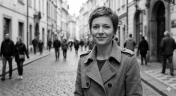
#> input picture figures/test2.png, 176 x 96 px
$ python Opt1.py
#> lines starting #> are read from the running program, lines starting #| are printed output that depends on the picture; after the words box and inside, x2 and y2 are one past the last pixel; in counts of white or black regions, pixels touching at a corner belong together
import numpy as np
import math
import matplotlib.image as mpimg
import matplotlib.pyplot as plt
import time
import cv2
from numpy.lib.stride_tricks import sliding_window_view

def get_greyscale_image(img):
    # Using standard luminance weights yields better perceptual greyscale than pure mean
    if img.shape[-1] == 4: # Handle RGBA
        img = img[:, :, :3]
    return np.dot(img[..., :3], [0.2989, 0.5870, 0.1140])

def downscale(img, factor):
    h, w = img.shape
    return img.reshape(h//factor, factor, w//factor, factor).mean(axis=(1, 3))

def decoding_zoom(ifs, original_width, original_height, d_size, r_size, scale_factor, iterations=8):
    # 1. Calculate the new, higher-resolution dimensions
    new_width = original_width * scale_factor
    new_height = original_height * scale_factor

    # 2. Scale up the block sizes
    new_r_size = r_size * scale_factor
    new_d_size = d_size * scale_factor

    # 3. Create the starting canvas (can be all zeros, mid-gray, or random noise)
    # The canvas MUST be the new, higher resolution.
    decoded_img = np.ones((new_height, new_width)) * 128

    # The grid dimensions of the IFS remain exactly the same!
    i_r = len(ifs)
    j_r = len(ifs[0])

    for iteration in range(iterations):
        print(f"Decoding Zoom Iteration: {iteration + 1}/{iterations}")

        # Create a buffer so we don't overwrite data we are currently reading
        new_img = np.zeros_like(decoded_img)

        for i in range(i_r):
            for j in range(j_r):
                # Unpack your stored IFS parameters
                k, l, t_id, s, o = ifs[i][j]

                # 4. SCALE THE DOMAIN COORDINATES
                # Assuming k and l are the top-left pixel coordinates of the domain block
                # in the ORIGINAL image, you must scale them up to find the block in the NEW image.
                new_k = k * scale_factor
                new_l = l * scale_factor

                # Extract the larger Domain block from the current image
                # ... [previous code] ...
                # Extract the larger Domain block from the current image
                D = decoded_img[new_k : new_k + new_d_size, new_l : new_l + new_d_size]

                # 5. Shrink the Domain block to the new Range block size
                D_shrunk = cv2.resize(D, (new_r_size, new_r_size), interpolation=cv2.INTER_AREA)

                # Apply the spatial transformation using your exact t_id logic!
                D_transformed = np.rot90(D_shrunk, t_id // 2)
                if t_id % 2 == 1:
                    D_transformed = np.fliplr(D_transformed)

                # Apply contrast and brightness (make sure to use D_transformed!)
                R_approx = s * D_transformed + o

                # 6. Place the new block onto the scaled canvas
                # Clip the values just like you do in your standard decoder
                new_img[i * new_r_size : (i+1) * new_r_size, j * new_r_size : (j+1) * new_r_size] = np.clip(R_approx, 0.0, 1.0)
        # Update the image for the next iteration
        decoded_img = new_img

    return decoded_img

def encoding_optimized(img, d_size, r_size, stride):
    encd_time = time.perf_counter()

    factor = d_size // r_size
    n = r_size * r_size

    # 1. Extract ALL Domain blocks simultaneously using a sliding window
    D_windows = sliding_window_view(img, (d_size, d_size))[::stride, ::stride]
    h_w, w_w = D_windows.shape[:2]

    # Flatten spatial window dimensions: shape becomes (N_D, d_size, d_size)
    D_blocks = D_windows.reshape(-1, d_size, d_size)

    # 2. Batch downscale all domain blocks at once
    D_down = D_blocks.reshape(-1, r_size, factor, r_size, factor).mean(axis=(2, 4))

    # 3. Generate all 8 isometries for all blocks concurrently
    D_isometries = []
    for k in range(4):
        rot = np.rot90(D_down, k, axes=(1, 2))
        D_isometries.append(rot)
        D_isometries.append(np.flip(rot, axis=2)) # fliplr equivalent for 3D array

    # Stack and flatten for matrix math: shape becomes (N_D * 8, r_size * r_size)
    D_all = np.stack(D_isometries, axis=1)
    D_flat = D_all.reshape(-1, n)

    # Precompute statistics for all domain blocks
    sum_D = D_flat.sum(axis=1)
    sum_D2 = (D_flat ** 2).sum(axis=1)

    # Denominator for 's'. Add a tiny epsilon to prevent division by zero errors
    denom = n * sum_D2 - sum_D ** 2
    safe_denom = np.where(denom == 0, 1e-10, denom)

    i_r = img.shape[0] // r_size
    j_r = img.shape[1] // r_size

    ifs = [[None] * j_r for _ in range(i_r)]
    total_domains = D_flat.shape[0]
    print(f"Total domain isometries to search per range: {total_domains}")

    # 4. Search loop: Iterates over Ranges, but Vectorized over Domains
    for i in range(i_r):
        for j in range(j_r):
            R = img[i*r_size:(i+1)*r_size, j*r_size:(j+1)*r_size]
            R_flat = R.flatten()
            sum_R = R_flat.sum()

            # Fast matrix dot product calculates sum_RD for ALL domains at once
            sum_RD = np.dot(D_flat, R_flat)

            # Calculate s and o arrays (one value per domain block)
            s = (n * sum_RD - sum_R * sum_D) / safe_denom
            s = np.where(denom == 0, 0.0, s)
            s = np.clip(s, -1.0, 1.0)

            o = (sum_R - s * sum_D) / n

            # Reconstruct and calculate mean squared error across all domains simultaneously
            # Broadcasting sizes: s[:, None] is (total_domains, 1), D_flat is (total_domains, n)
            Aprox = s[:, None] * D_flat + o[:, None]
            errors = np.sum((Aprox - R_flat) ** 2, axis=1)

            # Extract the lowest error
            best_idx = np.argmin(errors)

            # Map the 1D best index back to k, l spatial coords and transformation ID
            orig_d_idx = best_idx // 8
            t_id = best_idx % 8
            k = (orig_d_idx // w_w) * stride
            l = (orig_d_idx % w_w) * stride

            ifs[i][j] = (k, l, t_id, s[best_idx], o[best_idx])

        print(f"Row {i+1}/{i_r} encoded.", end='\r')

    print(f"\nEncoding finished in {time.perf_counter() - encd_time:.2f} seconds.")
    return ifs

def decoding(ifs, d_size, r_size, stride, n_iter=8):
    dec_time = time.perf_counter()
    factor = d_size // r_size
    h = len(ifs) * r_size
    w = len(ifs[0]) * r_size

    J = [np.random.rand(h, w)]

    for _ in range(n_iter):
        I = np.zeros((h, w))
        for i in range(len(ifs)):
            for j in range(len(ifs[0])):
                k, l, t_id, s, o = ifs[i][j]

                # Extract domain block from previous iteration
                block = J[-1][k:k + d_size, l:l + d_size]
                if block.shape != (d_size, d_size):
                    continue

                # Downscale
                D = downscale(block, factor)

                # Apply the specific recorded isometry
                # t_id mapped back: t_id // 2 = rotations, t_id % 2 = flip
                D = np.rot90(D, t_id // 2)
                if t_id % 2 == 1:
                    D = np.fliplr(D)

                Im_rec = s * D + o
                I[i*r_size:(i+1)*r_size, j*r_size:(j+1)*r_size] = np.clip(Im_rec, 0.0, 1.0)

        J.append(I)

    print(f"Decoding finished in {time.perf_counter() - dec_time:.2f} seconds.")
    return J

def plot_iterations(iterations, target=None):
    plt.figure(figsize=(12, 12))
    nb_row = math.ceil(np.sqrt(len(iterations)))

    for i, img in enumerate(iterations):
        plt.subplot(nb_row, nb_row, i+1)
        plt.imshow(img, cmap='gray', vmin=0, vmax=1.0, interpolation='none')

        if target is None:
            plt.title(f"Iter {i}")
        else:
            h, w = img.shape

# Crop the target to match the reconstructed image's dimensions
            target_cropped = target[:h, :w]

# Calculate RMSE using the cropped target
            rmse = np.sqrt(np.mean(np.square(target_cropped - img)))
           # rmse = np.sqrt(np.mean(np.square(target - img)))
            plt.title(f'Iter {i} (RMSE: {rmse:.4f})')

        plt.axis('off')
    plt.tight_layout()

def test_greyscale():

    try:
        img = mpimg.imread('../figures/test2.png')
#> img is the input picture: shape (96, 176) float32; min 0, max 1, mean 0.483
        if len(img.shape) >= 3:
            img = get_greyscale_image(img)


    except FileNotFoundError:
        # Fallback to a synthetic gradient image for testing if the file isn't found
        print("Image not found. Generating a synthetic test image.")
        img = np.linspace(0, 1, 64).reshape(-1, 1) * np.linspace(0, 1, 64).reshape(1, -1)
        img[16:48, 16:48] = 0.5

    plt.figure()
    plt.title("Original Target")
    plt.imshow(img, cmap='gray', vmin=0, vmax=1.0)
    plt.axis('off')

   # ... [your existing encoding and standard decoding code] ...
    ifs = encoding_optimized(img, d_size=4, r_size=2, stride=2)
#> after the loop in encoding_optimized, `for k in range(4):`: D_isometries = 8 items
#| Total domain isometries to search per range: 32712
#> after the loop in encoding_optimized, `for i in range(i_r):`: ifs = 48 items
#> ifs = 48 items
    iterations = decoding(ifs, d_size=4, r_size=2, stride=2, n_iter=8)
#> in decoding, `h = len(ifs) * r_size`: h = 96
#> in decoding, `w = len(ifs[0]) * r_size`: w = 176
#> after the loop in decoding, `for _ in range(n_iter):`: J = 9 items
#> iterations = 9 items

    plot_iterations(iterations, img)
#> in plot_iterations, `nb_row = math.ceil(np.sqrt(len(iterations)))`: nb_row = 3
#> the loop in plot_iterations, `for i, img in enumerate(iterations):` made 9 passes
#> rmse on passes 1 to 9: 0.381, 0.153, 0.0709, 0.0235, 0.0079, 0.00315, 0.00192, 0.00172, 0.0017
    #plt.savefig('figures/fern_comp')
    plt.show()
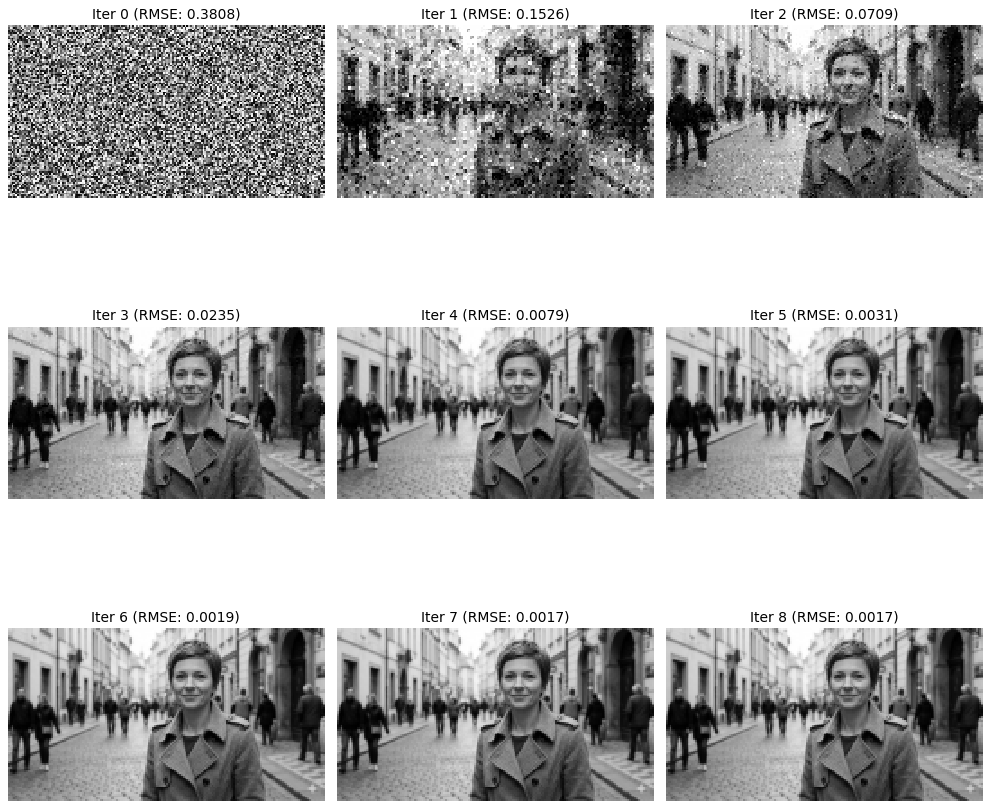
#> figure drawn by matplotlib, 9 panels

    # --- ADD THIS TO TEST THE ZOOM ---
    print("\n--- Starting Fractal Zoom (2x Resolution) ---")
    # We pass a scale_factor of 2 to double the resolution
    zoomed_img = decoding_zoom(
        ifs,
        original_width=img.shape[1],
        original_height=img.shape[0],
        d_size=8,
        r_size=4,
        scale_factor=2,
        iterations=8
    )
#> in decoding_zoom, `decoded_img = np.ones((new_height, new_width)) * 128`: decoded_img: shape (192, 352) float64; every value is 128
#> in decoding_zoom, `i_r = len(ifs)`: i_r = 48
#> in decoding_zoom, `j_r = len(ifs[0])`: j_r = 88
#> after the loop in decoding_zoom, `for iteration in range(iterations):`:
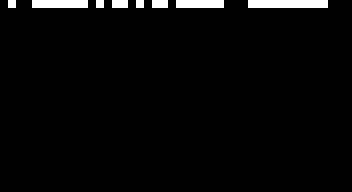
#> new_img: shape (192, 352) float64; min 0, max 1, mean 0.0284

    plt.figure(figsize=(8, 8))
    plt.title("2x Resolution Zoomed Fractal Image")
    plt.imshow(zoomed_img, cmap='gray', vmin=0, vmax=1.0)
    plt.axis('off')
    #plt.savefig('fern_zoom')
    plt.show()

if __name__ == "__main__":
#> (the run stopped early here; a loop or call above may not have finished)

$ run again, with figures/test3.png copied over figures/test2.png
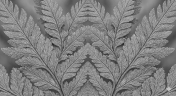
#> input picture figures/test3.png, 176 x 96 px
#> in test_greyscale, img is the input picture: shape (96, 176) float32; min 0.169, max 0.784, mean 0.499
#> after the loop in encoding_optimized, `for k in range(4):`: D_isometries = 8 items
#| Total domain isometries to search per range: 32712
#> after the loop in encoding_optimized, `for i in range(i_r):`: ifs = 48 items
#> in decoding, `h = len(ifs) * r_size`: h = 96
#> in decoding, `w = len(ifs[0]) * r_size`: w = 176
#> after the loop in decoding, `for _ in range(n_iter):`: J = 9 items
#> nb_row = 3
#> the loop in plot_iterations, `for i, img in enumerate(iterations):` made 9 passes
#> rmse on passes 1 to 8: 0.303, 0.124, 0.0546, 0.0205, 0.00776, 0.00368, 0.00267, 0.00251
#> decoded_img: shape (192, 352) float64; every value is 128
#> in decoding_zoom, `i_r = len(ifs)`: i_r = 48
#> in decoding_zoom, `j_r = len(ifs[0])`: j_r = 88
#> after the loop in decoding_zoom, `for iteration in range(iterations):`:
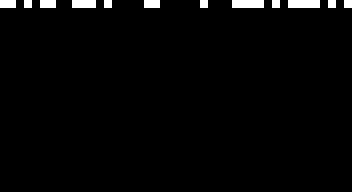
#> new_img: shape (192, 352) float64; values 0 (black) and 1 (white), 2.2% white; 12 white regions, largest, box (x1, y1, x2, y2) and area: (232, 0, 264, 8) 256, (288, 0, 320, 8) 256, (72, 0, 96, 8) 192

$ run again, with figures/test4.png copied over figures/test2.png
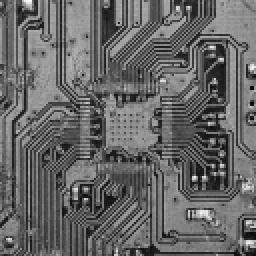
#> input picture figures/test4.png, 128 x 128 px (shown 2 times larger)
#> in test_greyscale, img is the input picture: shape (128, 128) float32; min 0.0196, max 0.98, mean 0.404
#> after the loop in encoding_optimized, `for k in range(4):`: D_isometries = 8 items
#| Total domain isometries to search per range: 31752
#> after the loop in encoding_optimized, `for i in range(i_r):`: ifs = 64 items
#> in decoding, `h = len(ifs) * r_size`: h = 128
#> after the loop in decoding, `for _ in range(n_iter):`: J = 9 items
#> nb_row = 3
#> the loop in plot_iterations, `for i, img in enumerate(iterations):` made 9 passes
#> rmse on passes 1 to 8: 0.344, 0.187, 0.082, 0.0324, 0.0135, 0.00803, 0.00666, 0.00631
#> decoded_img: shape (256, 256) float64; every value is 128
#> in decoding_zoom, `i_r = len(ifs)`: i_r = 64
#> after the loop in decoding_zoom, `for iteration in range(iterations):`:
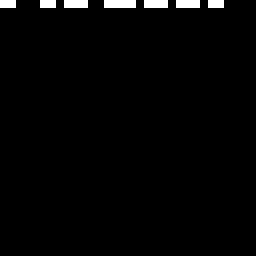
#> new_img: shape (256, 256) float64; values 0 (black) and 1 (white), 1.9% white; 7 white regions, largest, box (x1, y1, x2, y2) and area: (104, 0, 136, 8) 256, (64, 0, 88, 8) 192, (144, 0, 168, 8) 192
